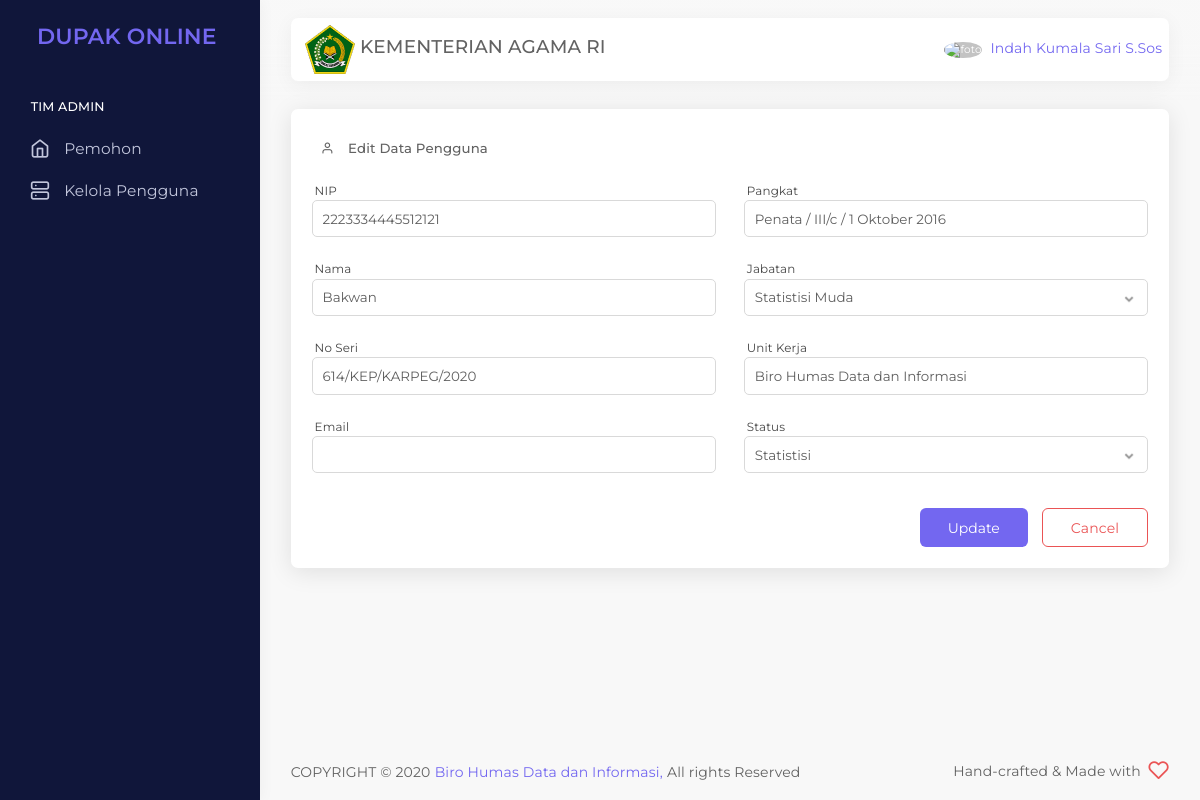
/admin/pengguna-edit.php (signed in), run on the app's committed database.
### tables this page shows
CREATE TABLE `pengguna` (
  `id_pengguna` int(100) NOT NULL,
  `nama` varchar(100) NOT NULL,
  `nip` varchar(225) NOT NULL,
  `password` varchar(255) NOT NULL,
  `email` varchar(255) NOT NULL,
  `alamat` varchar(255) NOT NULL,
  `no_seri_kapreg` varchar(1000) NOT NULL,
  `tempat_tanggal_lahir` varchar(100) NOT NULL,
  `tgl_lahir` date NOT NULL,
  `jenis_kelamin` varchar(100) NOT NULL,
  `pendidikan` varchar(100) NOT NULL,
  `pangkat` varchar(100) NOT NULL,
  `jabatan` enum('Statistisi Muda','Statistisi Madya') NOT NULL,
  `masa_kerja` varchar(100) NOT NULL,
  `unit_kerja` varchar(100) NOT NULL,
  `role` enum('Admin','Statistisi','Penilai') NOT NULL
);

### session_co.php (called while the page is built, shortened)
<?php
   include('config.php');
   $user_check = $_SESSION['login'];
   $ses_sql = mysqli_query($mysqli,"SELECT * FROM pengguna WHERE nip = '$user_check'");
   while ($row = mysqli_fetch_array($ses_sql,MYSQLI_ASSOC)){
      $login_session = $row['nama'];
   }
?>

### admin/pengguna-edit.php (the view, shortened to what this page needs)
<?php
include('../session_co.php');
include_once("../config.php");
?>
<?php
$id_pengguna = isset($_GET['id_pengguna']) ? $_GET['id_pengguna'] : null;
$result = mysqli_query($mysqli, "SELECT * FROM pengguna WHERE id_pengguna LIKE '%".$id_pengguna."%'");
while($user_data = mysqli_fetch_array($result))
{
    $nip = $user_data ['nip'];
    $nama = $user_data ['nama'];
    $no_seri_kapreg=$user_data ['no_seri_kapreg'];
    $email=$user_data ['email'];
    $pangkat=$user_data ['pangkat'];
    $unit_kerja=$user_data ['unit_kerja'];
    $role=$user_data ['role'];
}
?>
<!DOCTYPE html>
<html class="loading" lang="en" data-textdirection="ltr">
<head>
    <link rel="stylesheet" type="text/css" href="../app-assets/vendors/css/vendors.min.css">
    <link rel="stylesheet" type="text/css" href="../app-assets/vendors/css/tables/datatable/datatables.min.css">
    <link rel="stylesheet" type="text/css" href="../app-assets/vendors/css/file-uploaders/dropzone.min.css">
    <link rel="stylesheet" type="text/css" href="../app-assets/vendors/css/tables/datatable/extensions/dataTables.checkboxes.css">
    <link rel="stylesheet" type="text/css" href="../app-assets/css/bootstrap.css">
    <link rel="stylesheet" type="text/css" href="../app-assets/css/bootstrap-extended.css">
    <link rel="stylesheet" type="text/css" href="../app-assets/css/colors.css">
    <link rel="stylesheet" type="text/css" href="../app-assets/css/components.css">
    <link rel="stylesheet" type="text/css" href="../app-assets/css/themes/dark-layout.css">
    <link rel="stylesheet" type="text/css" href="../app-assets/css/themes/semi-dark-layout.css">
    <link rel="stylesheet" type="text/css" href="../app-assets/css/core/menu/menu-types/vertical-menu.css">
    <link rel="stylesheet" type="text/css" href="../app-assets/css/core/colors/palette-gradient.css">
    <link rel="stylesheet" type="text/css" href="../app-assets/css/plugins/file-uploaders/dropzone.css">
    <link rel="stylesheet" type="text/css" href="../app-assets/css/pages/data-list-view.css">
    <link rel="stylesheet" type="text/css" href="../assets/css/style.css">
</head>
<body class="vertical-layout vertical-menu-modern semi-dark-layout 2-columns  navbar-floating footer-static  " data-open="click" data-menu="vertical-menu-modern" data-col="2-columns" data-layout="semi-dark-layout">
    <nav class="header-navbar navbar-expand-lg navbar navbar-with-menu floating-nav navbar-light navbar-shadow">
        <div class="navbar-wrapper">
            <div class="navbar-container content">
                <div class="navbar-collapse" id="navbar-mobile">
                    <div class="mr-auto float-left bookmark-wrapper d-flex align-items-center">
                        <ul class="nav navbar-nav">
                            <li class="nav-item d-none d-lg-block"><img src="../app-assets/images/pages/kemenag25.png"><a class="h4"> KEMENTERIAN AGAMA RI</a>
                            </li>
                        </ul>
                    </div>
                        <a class="dropdown-toggle nav-link dropdown-user-link section_userinfo" href="#" data-toggle="dropdown">
                            <span class="avatar avatar-online">
                            <img src="https://sso.undip.ac.id/assets/app/images/user.png" style="max-width: 45px;" alt="foto"><i></i></span>
                            <span class="user-name" style="margin-bottom: 1rem;" >  <?php echo $login_session; ?></span></a>
                </div>
            </div>
        </div>
    </nav>
    <div class="main-menu menu-fixed menu-dark menu-accordion menu-shadow" data-scroll-to-active="true">
        <div class="navbar-header">
            <ul class="nav navbar-nav flex-row">
                <li class="nav-item mr-auto"><a class="navbar-brand" href="app-user-view.php">
                        <h2 class="brand-text mb-0">DUPAK ONLINE</h2>
                    </a></li>
                <li class="nav-item nav-toggle"><a class="nav-link modern-nav-toggle pr-0" data-toggle="collapse"></a></li>
            </ul>
        </div>
        <div class="main-menu-content">
        <ul class="navigation navigation-main" id="main-menu-navigation" data-menu="menu-navigation">
                            <li class=" navigation-header"><span>Tim Admin</span>
                            </li>
                            <li class=" nav-item"><a href="./app-user-view.php"><i class="feather icon-home"></i><span class="menu-title" data-i18n="Dashboard">Pemohon</span></a>
                            </li>
                            <li class=" nav-item"><a href="./pengguna.php"><i class="feather icon-server"></i><span class="menu-title" data-i18n="Colors">Kelola Pengguna</span></a>
                            </li>
                        </ul>
        </div>
    </div>
    <div class="app-content content">
        <div class="content-wrapper">
            <div class="content-body">
                <section class="users-edit">
                    <div class="card">
                        <div class="card-content">
                            <div class="card-body">
                                <ul class="nav nav-tabs mb-1" role="tablist">
                                    <li class="nav-item">
                                        <a class="nav-link d-flex align-items-center">
                                            <i class="feather icon-user mr-1"></i><span class="d-none d-sm-block">Edit Data Pengguna</span>
                                        </a>
                                    </li>
                                    </ul>
    <form  name="update" method="post" action="./pengguna-edit.php">
        <div class="pt-0">
        <div class="row">
        <div class="col-12 col-sm-6">
        <div class="form-group">
        <div class="controls">
        <label>NIP</label>
    <input type="text" class="form-control" name="nip" value="<?php echo $nip;?>">
    </div>
    </div>
        <div class="form-group">
        <div class="controls">
        <label>Nama</label>
    <input type="text" class="form-control" name="nama" value="<?php echo $nama;?>">
    </div>
    </div>
        <div class="form-group">
        <div class="controls">
        <label>No Seri</label>
    <input type="text" class="form-control" name="no_seri_kapreg" value="<?php echo $no_seri_kapreg;?>">
    </div>
    </div>
    <div class="form-group">
        <div class="controls">
        <label>Email</label>
    <input type="text" class="form-control" name="email" value="<?php echo $email;?>">
    </div>
    </div>
    </div>
    <div class="col-12 col-sm-6">
    <div class="form-group">
    <div class="controls">
        <label>Pangkat</label>
    <input type="text" class="form-control" name="pangkat" value="<?php echo $pangkat;?>">
    </div>
    </div>
    <div class="form-group">
    <div class="controls">
        <label>Jabatan</label>
    <select class="custom-select form-control" id="jabatan" name="jabatan">
    <option <?php if( $statusjabatan=='Statistisi Muda'){echo "selected"; } ?> value='Statistisi Muda'>Statistisi Muda</option>
    </select>
    </div>
    </div>
    <div class="form-group">
    <div class="controls">
        <label>Unit Kerja</label>
    <input type="text" class="form-control" name="unit_kerja" value="<?php echo $unit_kerja;?>">
    </div>
    </div>
    <div class="form-group">
    <div class="controls">
        <label>Status</label>
    <select class="custom-select form-control" id="location1" name="role" value="<?php echo $role;?>">
        <option value="Statistisi">Statistisi</option>
    </select>
    </div>
    </div>
    </div>
    <div class="col-12 d-flex flex-sm-row flex-column justify-content-end mt-1">
        <input type="submit" class="btn btn-primary glow mb-1 mb-sm-0 mr-0 mr-sm-1" name="update" value="Update"></input>
        <a type="reset" href="pengguna.php" class="btn btn-outline-danger">Cancel</a>
    </div>
    </div>
    </form>
                    </div>
                </div>
            </div>
        </section>
    </div>
    </div>
</div>
    <div class="drag-target"></div>
    <footer class="footer footer-static footer-light">
        <p class="clearfix blue-grey lighten-2 mb-0"><span class="float-md-left d-block d-md-inline-block mt-25">COPYRIGHT &copy; 2020<a class="text-bold-800 grey darken-2" href="https://1.envato.market/pixinvent_portfolio" target="_blank">Biro Humas Data dan Informasi,</a>All rights Reserved</span><span class="float-md-right d-none d-md-block">Hand-crafted & Made with<i class="feather icon-heart pink"></i></span>
        </p>
    </footer>
</body>
</html>

### app-assets/css/themes/semi-dark-layout.css (style rules this page uses)
body.semi-dark-layout .main-menu { background-color : #10163A; }
body.semi-dark-layout .main-menu-content .navigation-main { background-color : #10163A; }
body.semi-dark-layout .main-menu-content .navigation-main .nav-item i { color : #C2C6DC; }
body.semi-dark-layout .main-menu-content .navigation-main .nav-item a:after, body.semi-dark-layout .main-menu-content .navigation-main .nav-item a { color : #C2C6DC; }

### app-assets/css/core/menu/menu-types/vertical-menu.css (style rules this page uses)
body.vertical-layout.vertical-menu-modern .main-menu .navigation > li > a > i { font-size : 1.2rem; margin-right : 1rem; float : left; }
body.vertical-layout.vertical-menu-modern .main-menu { -webkit-transition : 0.4s cubic-bezier(0.25, 0.8, 0.25, 1); transition : 0.4s cubic-bezier(0.25, 0.8, 0.25, 1); -webkit-transform : translate3d(0, 0, 0); transform : translate3d(0, 0, 0); -webkit-backface-visibility : hidden; backface-visibility : hidden; }
body.vertical-layout.vertical-menu-modern.menu-expanded .main-menu { width : 260px; }
body.vertical-layout.vertical-menu-modern.menu-expanded .main-menu .navigation > li > a > i { margin-right : 1rem; float : left; }
body.vertical-layout.vertical-menu-modern.menu-expanded .main-menu .navigation > li > a > i:before { font-size : 1.429rem; }
body.vertical-layout.vertical-menu-modern.menu-expanded .main-menu .navigation > li > a > span { -webkit-animation : 0.3s cubic-bezier(0.25, 0.8, 0.25, 1) 0s normal forwards 1 fadein; animation : 0.3s cubic-bezier(0.25, 0.8, 0.25, 1) 0s normal forwards 1 fadein; }
body.vertical-layout.vertical-menu-modern.menu-expanded .footer { margin-left : 260px; }
@media (min-width: 992px) { body.vertical-layout.vertical-menu-modern .main-menu { width : 260px; } }
@media (min-width: 992px) { body.vertical-layout.vertical-menu-modern .footer { margin-left : 260px; } }

### data on the page
pengguna: nama "Indah Kumala Sari S.Sos"
pengguna: nip "2223334445512121", nama "Bakwan", no_seri_kapreg "614/KEP/KARPEG/2020", pangkat "Penata / III/c / 1 Oktober 2016", unit_kerja "Biro Humas Data dan Informasi", role "Statistisi"
